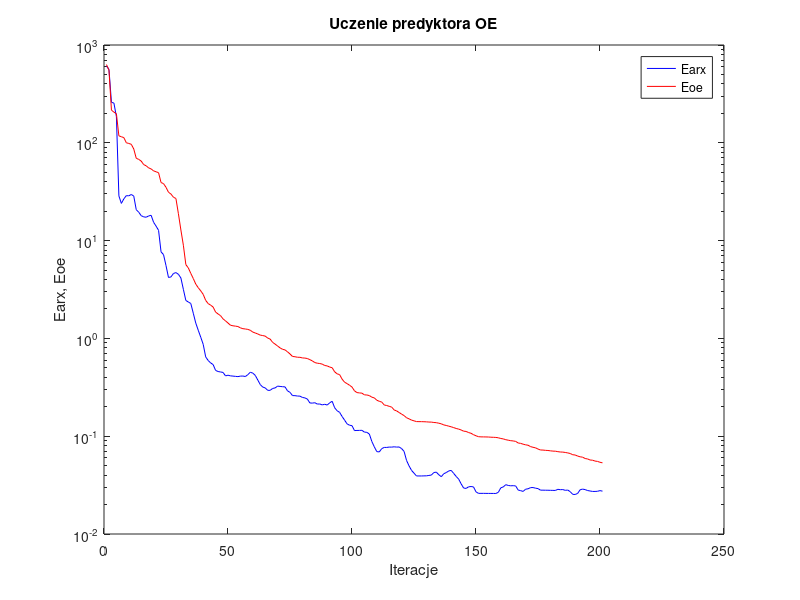
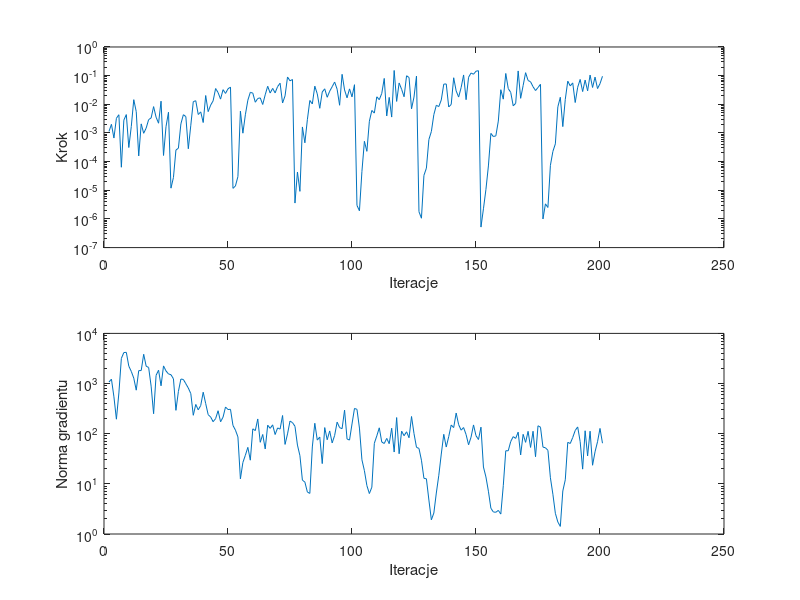

The MATLAB source for these figures, in order:
%uczenie predyktora oe
clear all;
n=0; farx(n+1)=6.095736e+002; foe(n+1)=6.307988e+002; wspucz(n+1)=0.000000e+000; ng(n+1)=0.000000e+000;
%odnowa zmiennej metryki
n=1; farx(n+1)=5.639042e+002; foe(n+1)=5.528948e+002; krok(n+1)=1.127391e-003; ng(n+1)=1.070847e+003;
n=2; farx(n+1)=2.597792e+002; foe(n+1)=2.157580e+002; krok(n+1)=2.000848e-003; ng(n+1)=1.222779e+003;
n=3; farx(n+1)=2.545371e+002; foe(n+1)=2.059404e+002; krok(n+1)=6.647718e-004; ng(n+1)=5.431723e+002;
n=4; farx(n+1)=1.851273e+002; foe(n+1)=1.986566e+002; krok(n+1)=3.255599e-003; ng(n+1)=1.945666e+002;
n=5; farx(n+1)=2.864383e+001; foe(n+1)=1.177492e+002; krok(n+1)=4.324280e-003; ng(n+1)=6.490353e+002;
n=6; farx(n+1)=2.400423e+001; foe(n+1)=1.153651e+002; krok(n+1)=6.371327e-005; ng(n+1)=3.176682e+003;
n=7; farx(n+1)=2.672448e+001; foe(n+1)=1.130114e+002; krok(n+1)=2.804162e-003; ng(n+1)=4.150008e+003;
n=8; farx(n+1)=2.882387e+001; foe(n+1)=1.000924e+002; krok(n+1)=4.375565e-003; ng(n+1)=4.186396e+003;
n=9; farx(n+1)=2.869628e+001; foe(n+1)=9.847105e+001; krok(n+1)=3.106060e-004; ng(n+1)=2.223670e+003;
n=10; farx(n+1)=2.962501e+001; foe(n+1)=9.659059e+001; krok(n+1)=1.683682e-003; ng(n+1)=1.748359e+003;
n=11; farx(n+1)=2.851006e+001; foe(n+1)=8.642405e+001; krok(n+1)=1.450364e-002; ng(n+1)=1.282546e+003;
n=12; farx(n+1)=2.071118e+001; foe(n+1)=6.947561e+001; krok(n+1)=5.548179e-003; ng(n+1)=7.378341e+002;
n=13; farx(n+1)=1.951179e+001; foe(n+1)=6.766699e+001; krok(n+1)=1.581535e-004; ng(n+1)=1.808686e+003;
n=14; farx(n+1)=1.798550e+001; foe(n+1)=6.504287e+001; krok(n+1)=2.075244e-003; ng(n+1)=1.817109e+003;
n=15; farx(n+1)=1.749427e+001; foe(n+1)=5.987528e+001; krok(n+1)=9.749430e-004; ng(n+1)=3.833115e+003;
n=16; farx(n+1)=1.733987e+001; foe(n+1)=5.818202e+001; krok(n+1)=1.478882e-003; ng(n+1)=2.219939e+003;
n=17; farx(n+1)=1.787039e+001; foe(n+1)=5.541327e+001; krok(n+1)=2.923005e-003; ng(n+1)=2.088681e+003;
n=18; farx(n+1)=1.814736e+001; foe(n+1)=5.405727e+001; krok(n+1)=3.340564e-003; ng(n+1)=8.874967e+002;
n=19; farx(n+1)=1.538685e+001; foe(n+1)=5.164223e+001; krok(n+1)=8.300976e-003; ng(n+1)=2.502903e+002;
n=20; farx(n+1)=1.406039e+001; foe(n+1)=5.056009e+001; krok(n+1)=3.544455e-003; ng(n+1)=1.457702e+003;
n=21; farx(n+1)=1.273754e+001; foe(n+1)=4.945919e+001; krok(n+1)=2.187783e-003; ng(n+1)=1.847476e+003;
n=22; farx(n+1)=7.673984e+000; foe(n+1)=3.923469e+001; krok(n+1)=1.285062e-002; ng(n+1)=9.014855e+002;
n=23; farx(n+1)=7.190997e+000; foe(n+1)=3.825537e+001; krok(n+1)=1.638382e-004; ng(n+1)=2.247976e+003;
n=24; farx(n+1)=5.554247e+000; foe(n+1)=3.507136e+001; krok(n+1)=1.651908e-003; ng(n+1)=1.782280e+003;
n=25; farx(n+1)=4.197507e+000; foe(n+1)=3.122276e+001; krok(n+1)=5.294040e-003; ng(n+1)=1.554796e+003;
%odnowa zmiennej metryki
n=26; farx(n+1)=4.252498e+000; foe(n+1)=2.992968e+001; krok(n+1)=1.185899e-005; ng(n+1)=1.501279e+003;
n=27; farx(n+1)=4.609181e+000; foe(n+1)=2.776463e+001; krok(n+1)=2.790955e-005; ng(n+1)=1.243120e+003;
n=28; farx(n+1)=4.709412e+000; foe(n+1)=2.695828e+001; krok(n+1)=2.528830e-004; ng(n+1)=2.922697e+002;
n=29; farx(n+1)=4.525495e+000; foe(n+1)=1.883564e+001; krok(n+1)=2.945237e-004; ng(n+1)=6.971829e+002;
n=30; farx(n+1)=4.151168e+000; foe(n+1)=1.284771e+001; krok(n+1)=2.075244e-003; ng(n+1)=1.228665e+003;
n=31; farx(n+1)=3.176347e+000; foe(n+1)=8.966704e+000; krok(n+1)=4.337081e-003; ng(n+1)=1.205900e+003;
n=32; farx(n+1)=2.441757e+000; foe(n+1)=5.685485e+000; krok(n+1)=3.722051e-003; ng(n+1)=9.912902e+002;
n=33; farx(n+1)=2.357482e+000; foe(n+1)=5.254951e+000; krok(n+1)=2.814089e-004; ng(n+1)=8.126031e+002;
n=34; farx(n+1)=2.274641e+000; foe(n+1)=4.619203e+000; krok(n+1)=1.860699e-003; ng(n+1)=6.300719e+002;
n=35; farx(n+1)=1.808758e+000; foe(n+1)=4.094974e+000; krok(n+1)=1.238474e-002; ng(n+1)=2.329516e+002;
n=36; farx(n+1)=1.435107e+000; foe(n+1)=3.591754e+000; krok(n+1)=1.333847e-002; ng(n+1)=3.831759e+002;
n=37; farx(n+1)=1.212358e+000; foe(n+1)=3.298923e+000; krok(n+1)=4.403244e-003; ng(n+1)=2.991113e+002;
n=38; farx(n+1)=1.029852e+000; foe(n+1)=3.064603e+000; krok(n+1)=5.433546e-003; ng(n+1)=3.647569e+002;
n=39; farx(n+1)=8.695333e-001; foe(n+1)=2.820158e+000; krok(n+1)=2.314595e-003; ng(n+1)=6.716706e+002;
n=40; farx(n+1)=6.471610e-001; foe(n+1)=2.447818e+000; krok(n+1)=2.025137e-002; ng(n+1)=3.992640e+002;
n=41; farx(n+1)=5.945308e-001; foe(n+1)=2.269979e+000; krok(n+1)=5.548179e-003; ng(n+1)=2.397641e+002;
n=42; farx(n+1)=5.613841e-001; foe(n+1)=2.188425e+000; krok(n+1)=9.326355e-003; ng(n+1)=2.152291e+002;
n=43; farx(n+1)=5.401469e-001; foe(n+1)=2.092585e+000; krok(n+1)=1.321526e-002; ng(n+1)=1.734445e+002;
n=44; farx(n+1)=4.705115e-001; foe(n+1)=1.858325e+000; krok(n+1)=3.550149e-002; ng(n+1)=1.996890e+002;
n=45; farx(n+1)=4.585939e-001; foe(n+1)=1.777252e+000; krok(n+1)=2.563788e-002; ng(n+1)=2.869874e+002;
n=46; farx(n+1)=4.536001e-001; foe(n+1)=1.707495e+000; krok(n+1)=1.517118e-002; ng(n+1)=1.729754e+002;
n=47; farx(n+1)=4.488589e-001; foe(n+1)=1.583761e+000; krok(n+1)=3.239658e-002; ng(n+1)=2.133999e+002;
n=48; farx(n+1)=4.138351e-001; foe(n+1)=1.510801e+000; krok(n+1)=2.399905e-002; ng(n+1)=3.407289e+002;
n=49; farx(n+1)=4.205413e-001; foe(n+1)=1.435994e+000; krok(n+1)=3.477029e-002; ng(n+1)=3.033211e+002;
n=50; farx(n+1)=4.140837e-001; foe(n+1)=1.363753e+000; krok(n+1)=3.979978e-002; ng(n+1)=3.064223e+002;
%odnowa zmiennej metryki
n=51; farx(n+1)=4.116800e-001; foe(n+1)=1.345595e+000; krok(n+1)=1.168403e-005; ng(n+1)=1.463207e+002;
n=52; farx(n+1)=4.091426e-001; foe(n+1)=1.334794e+000; krok(n+1)=1.414532e-005; ng(n+1)=1.176961e+002;
n=53; farx(n+1)=4.067479e-001; foe(n+1)=1.322384e+000; krok(n+1)=3.012115e-005; ng(n+1)=8.643953e+001;
n=54; farx(n+1)=4.114952e-001; foe(n+1)=1.281849e+000; krok(n+1)=5.767896e-003; ng(n+1)=1.255989e+001;
n=55; farx(n+1)=4.123438e-001; foe(n+1)=1.257439e+000; krok(n+1)=9.825431e-004; ng(n+1)=2.671221e+001;
n=56; farx(n+1)=4.075260e-001; foe(n+1)=1.247913e+000; krok(n+1)=4.315901e-003; ng(n+1)=3.711899e+001;
n=57; farx(n+1)=4.260302e-001; foe(n+1)=1.236592e+000; krok(n+1)=1.390067e-002; ng(n+1)=5.339953e+001;
n=58; farx(n+1)=4.509708e-001; foe(n+1)=1.210037e+000; krok(n+1)=2.617870e-002; ng(n+1)=2.964713e+001;
n=59; farx(n+1)=4.413694e-001; foe(n+1)=1.160223e+000; krok(n+1)=2.452306e-002; ng(n+1)=1.250257e+002;
n=60; farx(n+1)=4.187197e-001; foe(n+1)=1.136056e+000; krok(n+1)=1.181377e-002; ng(n+1)=1.152743e+002;
n=61; farx(n+1)=3.756666e-001; foe(n+1)=1.110305e+000; krok(n+1)=1.598198e-002; ng(n+1)=1.967178e+002;
n=62; farx(n+1)=3.374110e-001; foe(n+1)=1.080748e+000; krok(n+1)=1.673711e-002; ng(n+1)=6.739542e+001;
n=63; farx(n+1)=3.180570e-001; foe(n+1)=1.069115e+000; krok(n+1)=9.859841e-003; ng(n+1)=9.650828e+001;
n=64; farx(n+1)=3.118159e-001; foe(n+1)=1.055852e+000; krok(n+1)=2.147336e-002; ng(n+1)=4.961946e+001;
n=65; farx(n+1)=2.945069e-001; foe(n+1)=1.008164e+000; krok(n+1)=4.256083e-002; ng(n+1)=1.478476e+002;
n=66; farx(n+1)=2.944683e-001; foe(n+1)=9.839910e-001; krok(n+1)=2.477353e-002; ng(n+1)=1.277097e+002;
n=67; farx(n+1)=3.078384e-001; foe(n+1)=9.102543e-001; krok(n+1)=3.586741e-002; ng(n+1)=1.501688e+002;
n=68; farx(n+1)=3.116517e-001; foe(n+1)=8.742526e-001; krok(n+1)=2.501951e-002; ng(n+1)=9.627210e+001;
n=69; farx(n+1)=3.251176e-001; foe(n+1)=8.355320e-001; krok(n+1)=4.161404e-002; ng(n+1)=1.302548e+002;
n=70; farx(n+1)=3.228068e-001; foe(n+1)=8.000424e-001; krok(n+1)=5.440189e-002; ng(n+1)=1.234442e+002;
n=71; farx(n+1)=3.207972e-001; foe(n+1)=7.736410e-001; krok(n+1)=1.109636e-002; ng(n+1)=2.306336e+002;
n=72; farx(n+1)=3.192410e-001; foe(n+1)=7.626137e-001; krok(n+1)=1.966568e-002; ng(n+1)=6.114832e+001;
n=73; farx(n+1)=2.908459e-001; foe(n+1)=7.290832e-001; krok(n+1)=8.973423e-002; ng(n+1)=9.904347e+001;
n=74; farx(n+1)=2.807711e-001; foe(n+1)=6.930336e-001; krok(n+1)=6.601690e-002; ng(n+1)=1.784209e+002;
n=75; farx(n+1)=2.602062e-001; foe(n+1)=6.540447e-001; krok(n+1)=7.338628e-002; ng(n+1)=1.663509e+002;
%odnowa zmiennej metryki
n=76; farx(n+1)=2.598091e-001; foe(n+1)=6.494443e-001; krok(n+1)=3.578487e-006; ng(n+1)=1.405912e+002;
n=77; farx(n+1)=2.574650e-001; foe(n+1)=6.415786e-001; krok(n+1)=4.341873e-005; ng(n+1)=5.931906e+001;
n=78; farx(n+1)=2.569027e-001; foe(n+1)=6.408619e-001; krok(n+1)=9.177209e-006; ng(n+1)=3.646649e+001;
n=79; farx(n+1)=2.491392e-001; foe(n+1)=6.315477e-001; krok(n+1)=1.620122e-003; ng(n+1)=1.184771e+001;
n=80; farx(n+1)=2.463848e-001; foe(n+1)=6.292203e-001; krok(n+1)=4.532388e-004; ng(n+1)=1.083594e+001;
n=81; farx(n+1)=2.398855e-001; foe(n+1)=6.228028e-001; krok(n+1)=2.899547e-003; ng(n+1)=6.882033e+000;
n=82; farx(n+1)=2.188857e-001; foe(n+1)=6.063139e-001; krok(n+1)=1.360507e-002; ng(n+1)=6.445178e+000;
n=83; farx(n+1)=2.178678e-001; foe(n+1)=5.892843e-001; krok(n+1)=1.027490e-002; ng(n+1)=5.444614e+001;
n=84; farx(n+1)=2.201047e-001; foe(n+1)=5.662537e-001; krok(n+1)=4.294671e-002; ng(n+1)=1.613644e+002;
n=85; farx(n+1)=2.131624e-001; foe(n+1)=5.576494e-001; krok(n+1)=2.307159e-002; ng(n+1)=7.459552e+001;
n=86; farx(n+1)=2.134652e-001; foe(n+1)=5.536524e-001; krok(n+1)=7.251821e-003; ng(n+1)=8.571841e+001;
n=87; farx(n+1)=2.090014e-001; foe(n+1)=5.458305e-001; krok(n+1)=2.687524e-002; ng(n+1)=2.534532e+001;
n=88; farx(n+1)=2.121144e-001; foe(n+1)=5.282750e-001; krok(n+1)=3.469665e-002; ng(n+1)=1.324057e+002;
n=89; farx(n+1)=2.082790e-001; foe(n+1)=5.232868e-001; krok(n+1)=1.759944e-002; ng(n+1)=7.573538e+001;
n=90; farx(n+1)=2.193862e-001; foe(n+1)=5.093831e-001; krok(n+1)=2.865057e-002; ng(n+1)=1.135258e+002;
n=91; farx(n+1)=2.275940e-001; foe(n+1)=5.013542e-001; krok(n+1)=4.109961e-002; ng(n+1)=6.551208e+001;
n=92; farx(n+1)=1.954845e-001; foe(n+1)=4.554669e-001; krok(n+1)=5.983917e-002; ng(n+1)=9.248325e+001;
n=93; farx(n+1)=1.820764e-001; foe(n+1)=4.343614e-001; krok(n+1)=3.360874e-002; ng(n+1)=1.700493e+002;
n=94; farx(n+1)=1.753745e-001; foe(n+1)=4.262957e-001; krok(n+1)=9.258382e-003; ng(n+1)=1.322728e+002;
n=95; farx(n+1)=1.591616e-001; foe(n+1)=3.834048e-001; krok(n+1)=1.112197e-001; ng(n+1)=1.257904e+002;
n=96; farx(n+1)=1.460912e-001; foe(n+1)=3.567731e-001; krok(n+1)=3.172714e-002; ng(n+1)=2.952273e+002;
n=97; farx(n+1)=1.338631e-001; foe(n+1)=3.449709e-001; krok(n+1)=1.684825e-002; ng(n+1)=7.848174e+001;
n=98; farx(n+1)=1.295136e-001; foe(n+1)=3.321140e-001; krok(n+1)=3.450322e-002; ng(n+1)=7.464710e+001;
n=99; farx(n+1)=1.281713e-001; foe(n+1)=3.182160e-001; krok(n+1)=1.818608e-002; ng(n+1)=1.562720e+002;
n=100; farx(n+1)=1.141609e-001; foe(n+1)=2.910846e-001; krok(n+1)=4.834060e-002; ng(n+1)=3.187764e+002;
%odnowa zmiennej metryki
n=101; farx(n+1)=1.145132e-001; foe(n+1)=2.791715e-001; krok(n+1)=2.969678e-006; ng(n+1)=3.060237e+002;
n=102; farx(n+1)=1.146497e-001; foe(n+1)=2.771032e-001; krok(n+1)=1.924645e-006; ng(n+1)=1.295351e+002;
n=103; farx(n+1)=1.148769e-001; foe(n+1)=2.755683e-001; krok(n+1)=4.554340e-005; ng(n+1)=3.017884e+001;
n=104; farx(n+1)=1.101587e-001; foe(n+1)=2.647788e-001; krok(n+1)=5.113081e-004; ng(n+1)=1.833784e+001;
n=105; farx(n+1)=1.095397e-001; foe(n+1)=2.638786e-001; krok(n+1)=2.285820e-004; ng(n+1)=9.231025e+000;
n=106; farx(n+1)=1.051517e-001; foe(n+1)=2.601533e-001; krok(n+1)=2.564143e-003; ng(n+1)=6.405877e+000;
n=107; farx(n+1)=8.828619e-002; foe(n+1)=2.505954e-001; krok(n+1)=6.100588e-003; ng(n+1)=8.576015e+000;
n=108; farx(n+1)=7.783195e-002; foe(n+1)=2.464276e-001; krok(n+1)=4.935931e-003; ng(n+1)=6.431691e+001;
n=109; farx(n+1)=6.953360e-002; foe(n+1)=2.332952e-001; krok(n+1)=1.825682e-002; ng(n+1)=9.047102e+001;
n=110; farx(n+1)=6.910040e-002; foe(n+1)=2.274899e-001; krok(n+1)=1.450364e-002; ng(n+1)=1.310217e+002;
n=111; farx(n+1)=7.464262e-002; foe(n+1)=2.233075e-001; krok(n+1)=2.398987e-002; ng(n+1)=6.819089e+001;
n=112; farx(n+1)=7.680201e-002; foe(n+1)=2.084942e-001; krok(n+1)=8.000730e-002; ng(n+1)=6.378110e+001;
n=113; farx(n+1)=7.676149e-002; foe(n+1)=2.059800e-001; krok(n+1)=3.917519e-003; ng(n+1)=8.057466e+001;
n=114; farx(n+1)=7.742347e-002; foe(n+1)=2.020367e-001; krok(n+1)=1.740861e-002; ng(n+1)=6.327938e+001;
n=115; farx(n+1)=7.733009e-002; foe(n+1)=1.984197e-001; krok(n+1)=3.586133e-003; ng(n+1)=1.285862e+002;
n=116; farx(n+1)=7.793004e-002; foe(n+1)=1.855183e-001; krok(n+1)=1.515816e-001; ng(n+1)=4.308825e+001;
n=117; farx(n+1)=7.736615e-002; foe(n+1)=1.812968e-001; krok(n+1)=1.260621e-002; ng(n+1)=2.098048e+002;
n=118; farx(n+1)=7.761219e-002; foe(n+1)=1.747304e-001; krok(n+1)=5.558094e-002; ng(n+1)=3.984986e+001;
n=119; farx(n+1)=7.470097e-002; foe(n+1)=1.681374e-001; krok(n+1)=3.346041e-002; ng(n+1)=1.123329e+002;
n=120; farx(n+1)=6.991111e-002; foe(n+1)=1.624693e-001; krok(n+1)=1.835014e-002; ng(n+1)=9.116051e+001;
n=121; farx(n+1)=5.643172e-002; foe(n+1)=1.543951e-001; krok(n+1)=9.909413e-002; ng(n+1)=1.091981e+002;
n=122; farx(n+1)=4.976201e-002; foe(n+1)=1.505341e-001; krok(n+1)=8.610785e-002; ng(n+1)=8.307728e+001;
n=123; farx(n+1)=4.474399e-002; foe(n+1)=1.460898e-001; krok(n+1)=6.947618e-003; ng(n+1)=2.202348e+002;
n=124; farx(n+1)=4.188431e-002; foe(n+1)=1.435901e-001; krok(n+1)=1.793370e-002; ng(n+1)=1.005133e+002;
n=125; farx(n+1)=3.923492e-002; foe(n+1)=1.411227e-001; krok(n+1)=9.656284e-002; ng(n+1)=5.349742e+001;
%odnowa zmiennej metryki
n=126; farx(n+1)=3.922006e-002; foe(n+1)=1.409095e-001; krok(n+1)=1.789244e-006; ng(n+1)=5.086595e+001;
n=127; farx(n+1)=3.921612e-002; foe(n+1)=1.408649e-001; krok(n+1)=1.058609e-006; ng(n+1)=2.960588e+001;
n=128; farx(n+1)=3.930478e-002; foe(n+1)=1.406119e-001; krok(n+1)=3.309055e-005; ng(n+1)=1.289498e+001;
n=129; farx(n+1)=3.933985e-002; foe(n+1)=1.402381e-001; krok(n+1)=5.926151e-005; ng(n+1)=1.261138e+001;
n=130; farx(n+1)=3.969509e-002; foe(n+1)=1.395416e-001; krok(n+1)=5.909215e-004; ng(n+1)=4.764825e+000;
n=131; farx(n+1)=4.006204e-002; foe(n+1)=1.393805e-001; krok(n+1)=1.123587e-003; ng(n+1)=1.918306e+000;
n=132; farx(n+1)=4.251399e-002; foe(n+1)=1.381025e-001; krok(n+1)=4.372259e-003; ng(n+1)=2.620655e+000;
n=133; farx(n+1)=4.290360e-002; foe(n+1)=1.375476e-001; krok(n+1)=9.251671e-003; ng(n+1)=6.569704e+000;
n=134; farx(n+1)=4.035442e-002; foe(n+1)=1.357502e-001; krok(n+1)=8.323975e-003; ng(n+1)=1.482045e+001;
n=135; farx(n+1)=3.855317e-002; foe(n+1)=1.338816e-001; krok(n+1)=1.420161e-002; ng(n+1)=3.934034e+001;
n=136; farx(n+1)=4.132668e-002; foe(n+1)=1.304515e-001; krok(n+1)=5.055608e-002; ng(n+1)=9.720320e+001;
n=137; farx(n+1)=4.246837e-002; foe(n+1)=1.288051e-001; krok(n+1)=5.131089e-002; ng(n+1)=5.425420e+001;
n=138; farx(n+1)=4.413449e-002; foe(n+1)=1.266699e-001; krok(n+1)=8.085176e-003; ng(n+1)=8.749960e+001;
n=139; farx(n+1)=4.471309e-002; foe(n+1)=1.248289e-001; krok(n+1)=9.852969e-003; ng(n+1)=1.489948e+002;
n=140; farx(n+1)=4.166031e-002; foe(n+1)=1.224020e-001; krok(n+1)=8.436372e-002; ng(n+1)=1.323677e+002;
n=141; farx(n+1)=3.878114e-002; foe(n+1)=1.199930e-001; krok(n+1)=2.928765e-002; ng(n+1)=2.580698e+002;
n=142; farx(n+1)=3.644824e-002; foe(n+1)=1.181744e-001; krok(n+1)=1.789761e-002; ng(n+1)=1.515361e+002;
n=143; farx(n+1)=3.260932e-002; foe(n+1)=1.158392e-001; krok(n+1)=3.833684e-002; ng(n+1)=1.177046e+002;
n=144; farx(n+1)=2.953298e-002; foe(n+1)=1.125962e-001; krok(n+1)=1.057221e-001; ng(n+1)=1.326015e+002;
n=145; farx(n+1)=2.924417e-002; foe(n+1)=1.119166e-001; krok(n+1)=1.448480e-002; ng(n+1)=9.608598e+001;
n=146; farx(n+1)=3.036139e-002; foe(n+1)=1.089930e-001; krok(n+1)=8.764941e-002; ng(n+1)=6.012843e+001;
n=147; farx(n+1)=3.059458e-002; foe(n+1)=1.070950e-001; krok(n+1)=1.234102e-001; ng(n+1)=8.511620e+001;
n=148; farx(n+1)=3.029429e-002; foe(n+1)=1.036121e-001; krok(n+1)=1.119739e-001; ng(n+1)=1.495373e+002;
n=149; farx(n+1)=2.697922e-002; foe(n+1)=1.010087e-001; krok(n+1)=1.428513e-001; ng(n+1)=9.113116e+001;
n=150; farx(n+1)=2.603519e-002; foe(n+1)=9.888777e-002; krok(n+1)=1.486329e-001; ng(n+1)=7.664666e+001;
%odnowa zmiennej metryki
n=151; farx(n+1)=2.603729e-002; foe(n+1)=9.843575e-002; krok(n+1)=5.198074e-007; ng(n+1)=1.350109e+002;
n=152; farx(n+1)=2.603939e-002; foe(n+1)=9.838002e-002; krok(n+1)=2.262694e-006; ng(n+1)=2.164957e+001;
n=153; farx(n+1)=2.601989e-002; foe(n+1)=9.826930e-002; krok(n+1)=1.066004e-005; ng(n+1)=1.375487e+001;
n=154; farx(n+1)=2.600400e-002; foe(n+1)=9.811335e-002; krok(n+1)=7.063894e-005; ng(n+1)=7.131488e+000;
n=155; farx(n+1)=2.599896e-002; foe(n+1)=9.766099e-002; krok(n+1)=9.641425e-004; ng(n+1)=3.261830e+000;
n=156; farx(n+1)=2.598863e-002; foe(n+1)=9.744353e-002; krok(n+1)=7.496833e-004; ng(n+1)=2.747063e+000;
n=157; farx(n+1)=2.596529e-002; foe(n+1)=9.715773e-002; krok(n+1)=7.937301e-004; ng(n+1)=2.712653e+000;
n=158; farx(n+1)=2.667798e-002; foe(n+1)=9.634134e-002; krok(n+1)=2.603714e-003; ng(n+1)=2.958592e+000;
n=159; farx(n+1)=2.966585e-002; foe(n+1)=9.474776e-002; krok(n+1)=3.234070e-002; ng(n+1)=2.498222e+000;
n=160; farx(n+1)=3.030051e-002; foe(n+1)=9.384690e-002; krok(n+1)=1.513348e-002; ng(n+1)=9.197950e+000;
n=161; farx(n+1)=3.194288e-002; foe(n+1)=9.213115e-002; krok(n+1)=1.190847e-001; ng(n+1)=4.567754e+001;
n=162; farx(n+1)=3.136698e-002; foe(n+1)=9.102345e-002; krok(n+1)=3.526755e-002; ng(n+1)=4.566487e+001;
n=163; farx(n+1)=3.110964e-002; foe(n+1)=8.999409e-002; krok(n+1)=2.611507e-002; ng(n+1)=6.986185e+001;
n=164; farx(n+1)=3.120700e-002; foe(n+1)=8.945340e-002; krok(n+1)=8.875371e-003; ng(n+1)=8.735103e+001;
n=165; farx(n+1)=3.101435e-002; foe(n+1)=8.851483e-002; krok(n+1)=1.077104e-002; ng(n+1)=8.059488e+001;
n=166; farx(n+1)=2.813718e-002; foe(n+1)=8.520897e-002; krok(n+1)=1.460372e-001; ng(n+1)=1.074542e+002;
n=167; farx(n+1)=2.775300e-002; foe(n+1)=8.448310e-002; krok(n+1)=1.617035e-002; ng(n+1)=3.770860e+001;
n=168; farx(n+1)=2.725708e-002; foe(n+1)=8.288084e-002; krok(n+1)=4.486659e-002; ng(n+1)=9.717131e+001;
n=169; farx(n+1)=2.870255e-002; foe(n+1)=8.163867e-002; krok(n+1)=1.269085e-001; ng(n+1)=6.722770e+001;
n=170; farx(n+1)=2.900500e-002; foe(n+1)=8.083899e-002; krok(n+1)=6.774452e-002; ng(n+1)=1.115255e+002;
n=171; farx(n+1)=2.980514e-002; foe(n+1)=7.827560e-002; krok(n+1)=6.105720e-002; ng(n+1)=5.318051e+001;
n=172; farx(n+1)=2.986335e-002; foe(n+1)=7.702177e-002; krok(n+1)=4.111242e-002; ng(n+1)=1.119083e+002;
n=173; farx(n+1)=2.941032e-002; foe(n+1)=7.604902e-002; krok(n+1)=3.022871e-002; ng(n+1)=3.474516e+001;
n=174; farx(n+1)=2.912076e-002; foe(n+1)=7.391933e-002; krok(n+1)=3.850210e-002; ng(n+1)=1.439847e+002;
n=175; farx(n+1)=2.807981e-002; foe(n+1)=7.229314e-002; krok(n+1)=4.981739e-002; ng(n+1)=1.346639e+002;
%odnowa zmiennej metryki
n=176; farx(n+1)=2.807368e-002; foe(n+1)=7.216318e-002; krok(n+1)=9.978942e-007; ng(n+1)=5.403394e+001;
n=177; farx(n+1)=2.803180e-002; foe(n+1)=7.168137e-002; krok(n+1)=3.357967e-006; ng(n+1)=5.243427e+001;
n=178; farx(n+1)=2.802126e-002; foe(n+1)=7.143859e-002; krok(n+1)=2.512598e-006; ng(n+1)=4.665369e+001;
n=179; farx(n+1)=2.796658e-002; foe(n+1)=7.087922e-002; krok(n+1)=7.432247e-005; ng(n+1)=1.323620e+001;
n=180; farx(n+1)=2.792935e-002; foe(n+1)=7.039339e-002; krok(n+1)=2.266194e-004; ng(n+1)=6.208148e+000;
n=181; farx(n+1)=2.788805e-002; foe(n+1)=7.025987e-002; krok(n+1)=4.168272e-004; ng(n+1)=2.585885e+000;
n=182; farx(n+1)=2.862696e-002; foe(n+1)=6.950182e-002; krok(n+1)=8.166461e-003; ng(n+1)=1.734271e+000;
n=183; farx(n+1)=2.839301e-002; foe(n+1)=6.894425e-002; krok(n+1)=1.761298e-002; ng(n+1)=1.417751e+000;
n=184; farx(n+1)=2.846681e-002; foe(n+1)=6.877564e-002; krok(n+1)=1.667309e-003; ng(n+1)=7.191524e+000;
n=185; farx(n+1)=2.796198e-002; foe(n+1)=6.818655e-002; krok(n+1)=1.486332e-002; ng(n+1)=1.203877e+001;
n=186; farx(n+1)=2.814887e-002; foe(n+1)=6.746411e-002; krok(n+1)=6.418507e-002; ng(n+1)=6.721807e+001;
n=187; farx(n+1)=2.706218e-002; foe(n+1)=6.653829e-002; krok(n+1)=4.382471e-002; ng(n+1)=6.380399e+001;
n=188; farx(n+1)=2.543895e-002; foe(n+1)=6.464997e-002; krok(n+1)=5.576355e-002; ng(n+1)=8.394461e+001;
n=189; farx(n+1)=2.535452e-002; foe(n+1)=6.423211e-002; krok(n+1)=1.153579e-002; ng(n+1)=1.160411e+002;
n=190; farx(n+1)=2.601891e-002; foe(n+1)=6.264132e-002; krok(n+1)=3.929724e-002; ng(n+1)=1.363666e+002;
n=191; farx(n+1)=2.837080e-002; foe(n+1)=6.156108e-002; krok(n+1)=7.377901e-002; ng(n+1)=6.947635e+001;
n=192; farx(n+1)=2.877194e-002; foe(n+1)=6.103331e-002; krok(n+1)=2.782508e-002; ng(n+1)=1.966017e+001;
n=193; farx(n+1)=2.845367e-002; foe(n+1)=5.913365e-002; krok(n+1)=7.000904e-002; ng(n+1)=1.144136e+002;
n=194; farx(n+1)=2.782186e-002; foe(n+1)=5.853888e-002; krok(n+1)=2.954351e-002; ng(n+1)=3.605540e+001;
n=195; farx(n+1)=2.753641e-002; foe(n+1)=5.708751e-002; krok(n+1)=1.046893e-001; ng(n+1)=1.121038e+002;
n=196; farx(n+1)=2.724422e-002; foe(n+1)=5.682956e-002; krok(n+1)=3.863769e-002; ng(n+1)=2.350147e+001;
n=197; farx(n+1)=2.724397e-002; foe(n+1)=5.569239e-002; krok(n+1)=8.877087e-002; ng(n+1)=4.364032e+001;
n=198; farx(n+1)=2.733644e-002; foe(n+1)=5.523100e-002; krok(n+1)=3.542231e-002; ng(n+1)=6.907059e+001;
n=199; farx(n+1)=2.778122e-002; foe(n+1)=5.412571e-002; krok(n+1)=5.235740e-002; ng(n+1)=1.274093e+002;
n=200; farx(n+1)=2.741643e-002; foe(n+1)=5.341884e-002; krok(n+1)=9.513510e-002; ng(n+1)=6.458165e+001;

figure; semilogy(farx,'b'); hold on; semilogy(foe,'r'); xlabel('Iteracje'); ylabel('Earx, Eoe'); legend('Earx','Eoe'); title('Uczenie predyktora OE');
figure; subplot(2,1,1); semilogy(krok); xlabel('Iteracje'); ylabel('Krok');
subplot(2,1,2); semilogy(ng); xlabel('Iteracje'); ylabel('Norma gradientu');
Earx=farx(n+1)
Eoe=foe(n+1)
